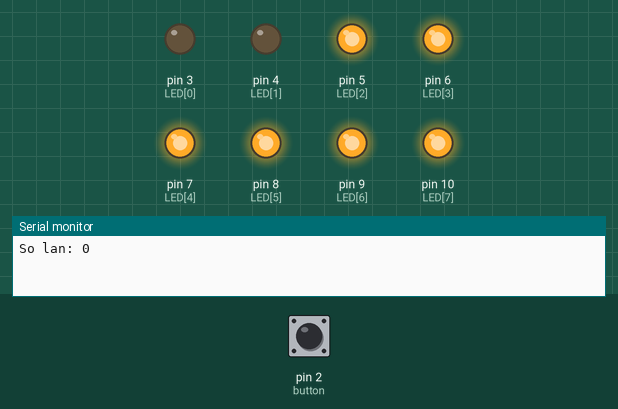
A sketch run on a simulated Arduino Uno, built with avr-gcc and run on an emulated ATmega328P. Parts: output pins drawn as LEDs (lit = HIGH), the last lines printed to the serial monitor. Dashed ring = blinking. The inputs (shaded band) are chosen by the test bench; at power-on: pin 2 (button) HIGH.

Above: at 1.2 s.
1.3 s: pin 2 (button) pulled LOW for 0.15 s
At 2.7 s:
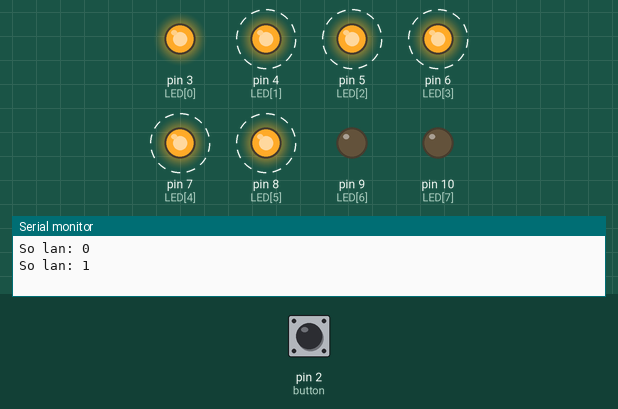
4.3 s: pin 2 (button) pulled LOW for 1 s
At 5.7 s:
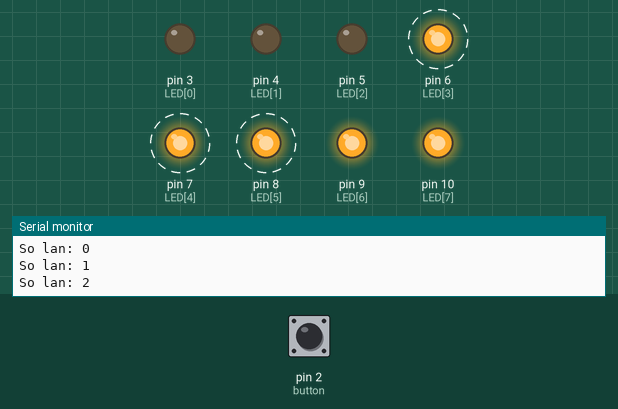
7.3 s: pin 2 (button) pulled LOW for 3.2 s
At 9.5 s:
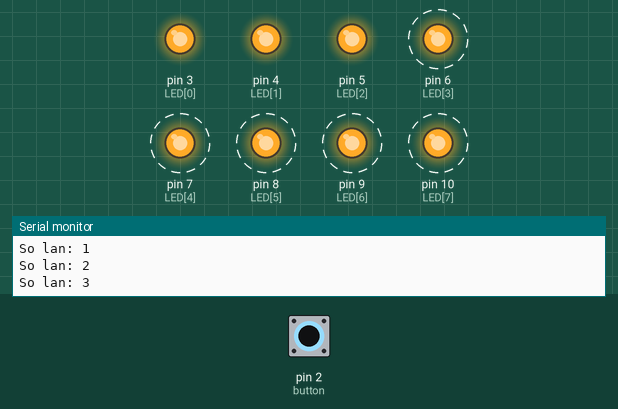
Timing chart, 0 to 18.0 s (numbered marks = the images above; inputs shaded):
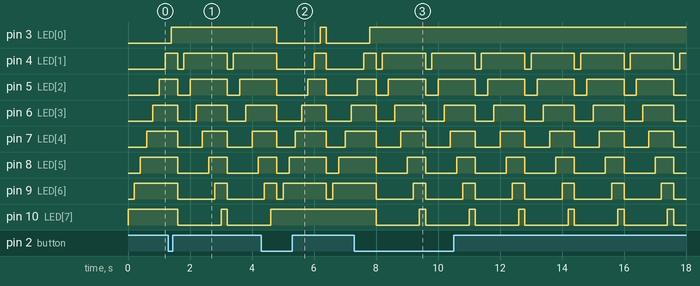

Measured:
- after the input at 1.3 s, pin 3 (LED[0]): goes on until 1.4 s, then stays HIGH; pin 10 (LED[7]): HIGH → LOW after 0.30 s, → HIGH 1.4 s later, → LOW 0.20 s later
- after the input at 4.3 s, pin 3 (LED[0]): HIGH → LOW after 0.50 s, → HIGH 1.4 s later, → LOW 0.20 s later; pin 10 (LED[7]): goes on until 4.6 s, then stays HIGH
- after the input at 7.3 s, pin 3 (LED[0]): goes on until 7.8 s, then stays HIGH; pin 10 (LED[7]): alternates HIGH for 0.20 s and LOW for 1.4 s, starting after 0.70 s
- by itself, pin 4 (LED[1]): repeats every 1.6 s: LOW 0.20 s, HIGH 1.4 s
- by itself, pin 5 (LED[2]): repeats every 1.6 s: LOW 0.40 s, HIGH 1.2 s
- by itself, pin 6 (LED[3]): alternates HIGH for 1.0 s and LOW for 0.60 s
- by itself, pin 7 (LED[4]): alternates HIGH for 0.80 s and LOW for 0.80 s
- by itself, pin 8 (LED[5]): alternates HIGH for 0.60 s and LOW for 1.0 s

The sketch:

bai5_3.ino
```cpp
/*
Nguyen Thanh Luan - K74A2 KT&CN

Bài 5-3: Điều khiển LED trang trí theo tín hiệu nút ấn
- Nhấn 1 lần: LED trang trí sáng từ LED1 → LED8
- Nhấn 2 lần: LED trang trí sáng từ LED8 → LED1
- Nhấn 3 lần: Hoạt động như nhấn 1 lần
- Nhấn 4 lần: Hoạt động như nhấn 2 lần
*/

const byte button = 2;
const byte LED[8] = {3, 4, 5, 6, 7, 8, 9, 10};
unsigned long last = 0;
unsigned long D = 200;
volatile int dem = 0;

void setup() {
  Serial.begin(9600);
  pinMode(button, INPUT_PULLUP);
  for (int i = 0; i < 8; i++) {
    pinMode(LED[i], OUTPUT);
    digitalWrite(LED[i], LOW);
  }

  attachInterrupt(0, isr, FALLING);
}

void isr() {
  unsigned long now = millis();
  if (now - last > D) {
    dem++;
    last = now;
  }
}

void loop() {
  static int last_cnt = - 1;
  if (dem != last_cnt) {
    Serial.print("So lan: "); Serial.println(dem);
    last_cnt = dem;
  }

  if (dem % 2 != 0)
    ct1();
  else
    ct2();
}

void ct1() {
  for (int j = 0; j < 8; j++) {
    digitalWrite(LED[j], HIGH);
    delay(200);
  }

  for (int i = 0; i < 8; i++) {
    digitalWrite(LED[i], LOW);
  }
}

void ct2() {
  for (int j = 0; j < 8; j++) {
    digitalWrite(LED[7-j], HIGH);
    delay(200);
  }

  for (int i = 0; i < 8; i++) {
    digitalWrite(LED[i], LOW);
  }
}
```
